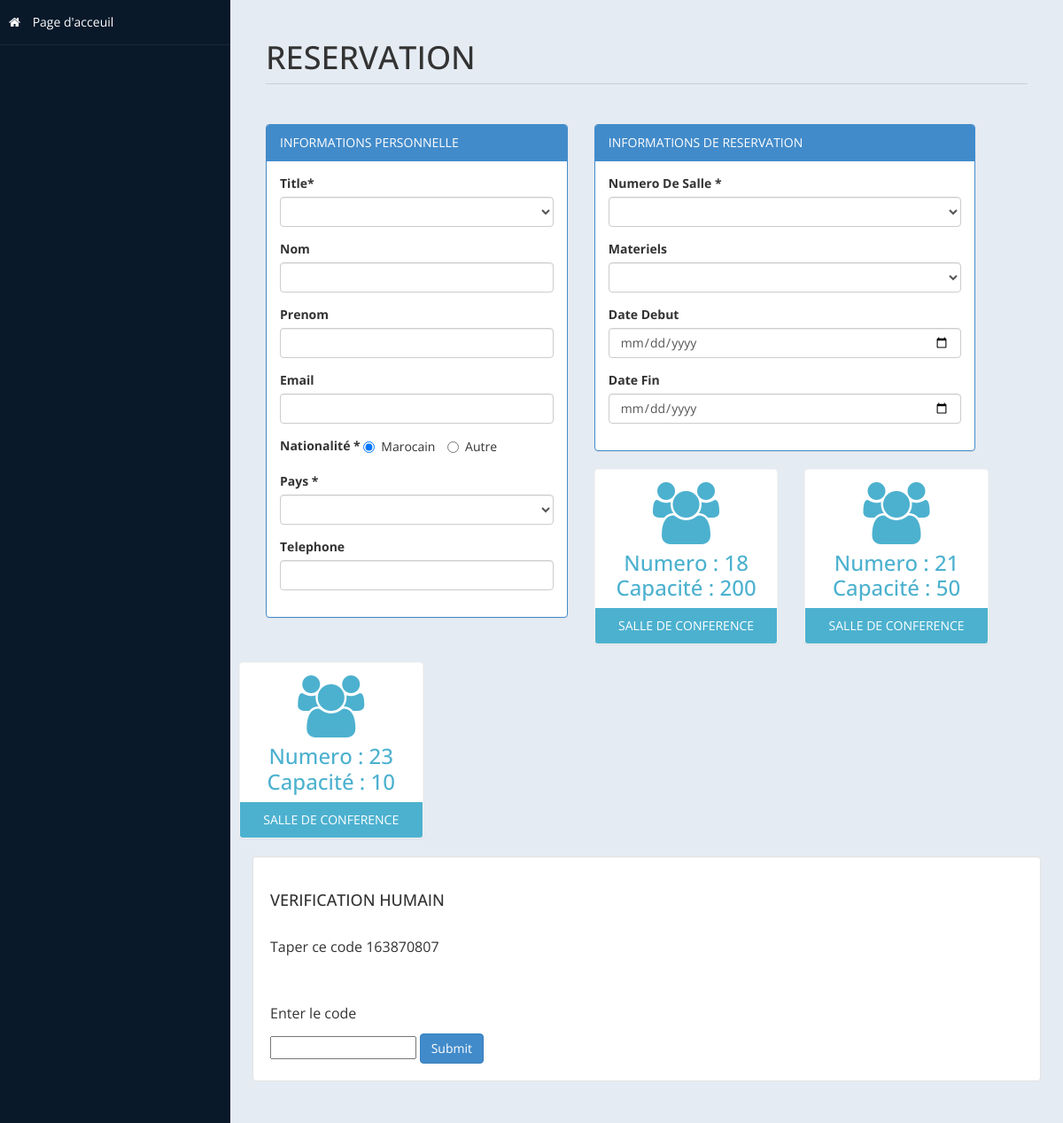
The app's page /admin/reservationconference.php with its own data.
### tables this page shows
CREATE TABLE `room` (
  `id` int(10) UNSIGNED NOT NULL,
  `type` varchar(50) DEFAULT NULL,
  `Capacity` varchar(10) DEFAULT NULL,
  `place` varchar(10) DEFAULT NULL,
  `cusid` int(11) DEFAULT NULL
);

### admin/reservationconference.php (the view, shortened to what this page needs)
<?php
include('db.php');
$rsql ="select id from room where type='SALLE DE CONFERENCE'";
$rre=mysqli_query($con,$rsql);
?>
<!DOCTYPE html>
<html xmlns="http://www.w3.org/1999/xhtml">
<head>
    <link href="assets/css/bootstrap.css" rel="stylesheet" />
    <link href="assets/css/font-awesome.css" rel="stylesheet" />
    <link href="assets/css/custom-styles.css" rel="stylesheet" />
</head>
<body>
    <div id="wrapper">
        <nav class="navbar-default navbar-side" role="navigation">
            <div class="sidebar-collapse">
                <ul class="nav" id="main-menu">
                    <li>
                        <a  href="../index.php"><i class="fa fa-home"></i> Page d'acceuil</a>
                    </li>
                    </ul>
            </div>
        </nav>
        <div id="page-wrapper" >
            <div id="page-inner">
             <div class="row">
                    <div class="col-md-12">
                        <h1 class="page-header">
                            RESERVATION <small></small>
                        </h1>
                    </div>
                </div>
            <div class="row">
                <div class="col-md-5 col-sm-5">
                    <div class="panel panel-primary">
                        <div class="panel-heading">
                            INFORMATIONS PERSONNELLE
                        </div>
                        <div class="panel-body">
                        <form name="form" method="post">
                            <div class="form-group">
                                            <label>Title*</label>
                                            <select name="title" class="form-control" required >
                                                <option value selected ></option>
                                                <option value="Dr.">Dr.</option>
                                            </select>
                              </div>
                              <div class="form-group">
                                            <label>Nom</label>
                                            <input name="fname" class="form-control" required>
                               </div>
                               <div class="form-group">
                                            <label>Prenom</label>
                                            <input name="lname" class="form-control" required>
                               </div>
                               <div class="form-group">
                                            <label>Email</label>
                                            <input name="email" type="email" class="form-control" required>
                               </div>
                               <div class="form-group">
                                            <label>Nationalité * </label>
                                            <label class="radio-inline">
                                                <input type="radio" name="nation"  value="Moroccan" checked="">Marocain
                                            </label>
                                            <label class="radio-inline">
                                                <input type="radio" name="nation"  value="Non Moroccan">Autre
                                            </label>
                                </div>
                                <div class="form-group">
                                            <label>Pays * </label>
                                            <select name="country" class="form-control" required>
                                                <option value selected ></option>
                                                <?php
                                                foreach($countries as $key => $value):
                                                echo '<option value="'.$value.'">'.$value.'</option>';
                                                endforeach;
                                                ?>
                                            </select>
                                </div>
                                <div class="form-group">
                                            <label>Telephone</label>
                                            <input name="phone" type ="text" class="form-control" required>
                               </div>
                        </div>
                    </div>
                </div>
            <div class="row">
                <div class="col-md-6 col-sm-6">
                    <div class="panel panel-primary">
                        <div class="panel-heading">
                            INFORMATIONS DE RESERVATION
                        </div>
                        <div class="panel-body">
                              <div class="form-group">
                                            <label>Numero De Salle *</label>
                                            <select name="nroom" class="form-control" required>
                                                <option value selected ></option>
                                                <?php
                                                while($rrow=mysqli_fetch_array($rre))
                                                {
                                                $value = $rrow['id'];
                                                 echo '<option value="'.$value.'">'.$value.'</option>';
                                                }
                                                ?>
                                            </select>
                              </div>
                              <div class="form-group">
                                            <label>Materiels</label>
                                            <select name="Material" class="form-control"required>
                                                <option value selected ></option>
                                                <option value="Sans">Sans</option>
                                            </select>
                              </div>
                              <div class="form-group">
                                            <label>Date Debut</label>
                                            <input name="cin" type ="date" class="form-control">
                               </div>
                               <div class="form-group">
                                            <label>Date Fin</label>
                                            <input name="cout" type ="date" class="form-control">
                               </div>
                       </div>
                    </div>
                </div>
                <?php
                        include ('db.php');
                        $sql = "select * from room where type='SALLE DE CONFERENCE'";
                        $re = mysqli_query($con,$sql)
                ?>
                <div class="row">
                <?php
                                        while($row= mysqli_fetch_array($re))
                                        {
                                                $id = $row['type'];
                                            if($id == "SALLE DE CONFERENCE")
                                            {
                                                echo"<div class='col-md-3 col-sm-12 col-xs-12'>
                                                    <div class='panel panel-primary text-center no-boder bg-color-blue'>
                                                        <div class='panel-body'>
                                                            <i class='fa fa-users fa-5x'></i>
                                                            <h3>Numero : ".$row['id']."</h3>
                                                            <h3>Capacité : ".$row['Capacity']."</h3>
                                                        </div>
                                                        <div class='panel-footer back-footer-blue'>
                                                            ".$row['type']."
                                                        </div>
                                                    </div>
                                                </div>";
                                            }
                                        }
                                    ?>
                </div>
                <div class="col-md-12 col-sm-12">
                    <div class="well">
                        <h4>VERIFICATION HUMAIN</h4>
                        <p>Taper ce code <?php $Random_code=rand(); echo$Random_code; ?> </p><br />
                        <p>Enter le code<br /></p>
                            <input  type="text" name="code1" title="random code" />
                        <input type="submit" name="submit" class="btn btn-primary">
                    </div>
                </div>
            </div>
                </div>
                    </div>
            </div>
        </div>
</body>
</html>

### admin/assets/css/custom-styles.css (style rules this page uses)
body { font-family: 'Open Sans', sans-serif; }
#wrapper { width: 100%; background:#09192A; }
#page-wrapper { padding: 15px 15px; min-height: 600px; background:#E5EBF2; }
#page-inner { width:100%; margin:10px 20px 10px 0px; background-color:transparent; padding:10px; min-height:1200px; }
.text-center { text-align:center; }
.no-boder { border:1px solid #f3f3f3; }
h1, .h1, h2, .h2, h3, .h3 { margin-top: 7px; margin-bottom: -5px; }
h4 { padding-top:10px; }
p { font-size:16px; line-height:25px; padding-top:20px; }
.page-header { padding-bottom: 9px; margin: 10px 0 45px; border-bottom: 1px solid #C7D1DD; }
.jumbotron, .well { background:#fff; }
.bg-color-blue { background-color: #fff; color: #4CB1CF }
.back-footer-blue { background-color: #4CB1CF; color:#fff; border-top: 0px solid #fff; }
.sidebar-collapse , .sidebar-collapse .nav { background:none; }
.sidebar-collapse .nav { padding:0; }
.sidebar-collapse .nav > li > a { color:#fff; background:transparent; text-shadow:none; }
.sidebar-collapse > .nav > li > a { padding:15px 10px; }
.sidebar-collapse > .nav > li { border-bottom: 1px solid rgba(107, 108, 109, 0.19); }
.navbar-side { border:none; background-color: transparent; }
.navbar-default { border:0px solid black; }
.nav > li > a > i { margin-right:10px; }
@media (min-width:768px) { #page-wrapper { margin: 0 0 0 260px; padding: 15px 30px; min-height: 1200px; } }
@media (min-width:768px) { .navbar-side { z-index: 1; position: absolute; width: 260px; } }

### records on screen
room: id "18", Capacity "200", type "SALLE DE CONFERENCE"
room: id "21", Capacity "50", type "SALLE DE CONFERENCE"
room: id "23", Capacity "10", type "SALLE DE CONFERENCE"
